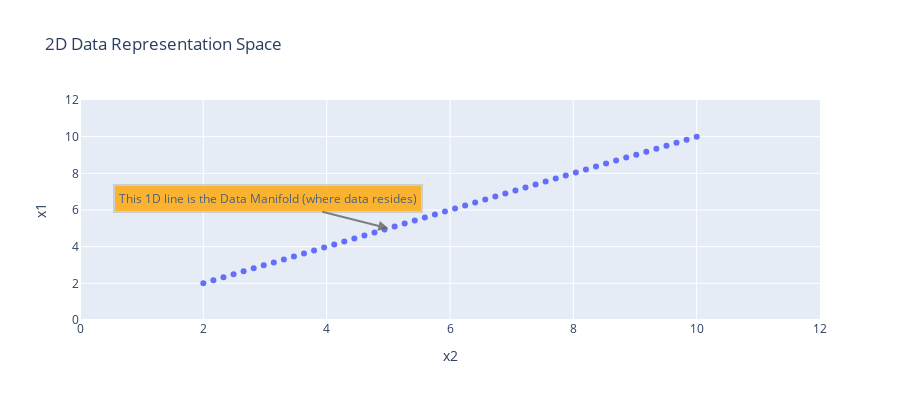

Notebook source saved alongside this figure:
### Markdown cell above
### 1.4. 오토인코더의 원리
오토인코더에서 중요한 것은 **고차원 데이터를 낮은 차원의 표현으로 나타내는 것**이다.

### Code cell
from plotly.offline import init_notebook_mode, iplot
import plotly.graph_objs as go
import numpy as np
init_notebook_mode(connected=True)

## generate random data
N = 50
random_x = np.linspace(2, 10, N)
random_y1 = np.linspace(2, 10, N)
random_y2 = np.linspace(2, 10, N)

trace1 = go.Scatter(x = random_x, y = random_y1, mode="markers", name="Actual Data")
trace2 = go.Scatter(x = random_x, y = random_y2, mode="lines", name="Model")
layout = go.Layout(title="2D Data Representation Space", xaxis=dict(title="x2", range=(0,12)), 
                   yaxis=dict(title="x1", range=(0,12)), height=400, 
                   annotations=[dict(x=5, y=5, xref='x', yref='y', text='This 1D line is the Data Manifold (where data resides)',
                   showarrow=True, align='center', arrowhead=2, arrowsize=1, arrowwidth=2, arrowcolor='#636363',
                   ax=-120, ay=-30, bordercolor='#c7c7c7', borderwidth=2, borderpad=4, bgcolor='orange', opacity=0.8)])
figure = go.Figure(data = [trace1], layout = layout)
iplot(figure)

### Figure 1 — Plotly figure (JSON) as saved in the notebook; plotly's stock layout.template omitted (floating-point values rounded to 4 significant figures)
{"data": [{"mode": "markers", "name": "Actual Data", "type": "scatter", "x": [2, 2.163, 2.327, 2.49, 2.653, 2.816, 2.98, 3.143, 3.306, 3.469, 3.633, 3.796, 3.959, 4.122, 4.286, 4.449, 4.612, 4.776, 4.939, 5.102, 5.265, 5.429, 5.592, 5.755, 5.918, 6.082, 6.245, 6.408, 6.571, 6.735, 6.898, 7.061, 7.224, 7.388, 7.551, 7.714, 7.878, 8.041, 8.204, 8.367, 8.531, 8.694, 8.857, 9.02, 9.184, 9.347, 9.51, 9.673, 9.837, 10], "y": [2, 2.163, 2.327, 2.49, 2.653, 2.816, 2.98, 3.143, 3.306, 3.469, 3.633, 3.796, 3.959, 4.122, 4.286, 4.449, 4.612, 4.776, 4.939, 5.102, 5.265, 5.429, 5.592, 5.755, 5.918, 6.082, 6.245, 6.408, 6.571, 6.735, 6.898, 7.061, 7.224, 7.388, 7.551, 7.714, 7.878, 8.041, 8.204, 8.367, 8.531, 8.694, 8.857, 9.02, 9.184, 9.347, 9.51, 9.673, 9.837, 10]}], "layout": {"annotations": [{"align": "center", "arrowcolor": "#636363", "arrowhead": 2, "arrowsize": 1, "arrowwidth": 2, "ax": -120, "ay": -30, "bgcolor": "orange", "bordercolor": "#c7c7c7", "borderpad": 4, "borderwidth": 2, "opacity": 0.8, "showarrow": true, "text": "This 1D line is the Data Manifold (where data resides)", "x": 5, "xref": "x", "y": 5, "yref": "y"}], "height": 400, "title": {"text": "2D Data Representation Space"}, "xaxis": {"range": [0, 12], "title": {"text": "x2"}}, "yaxis": {"range": [0, 12], "title": {"text": "x1"}}}}
